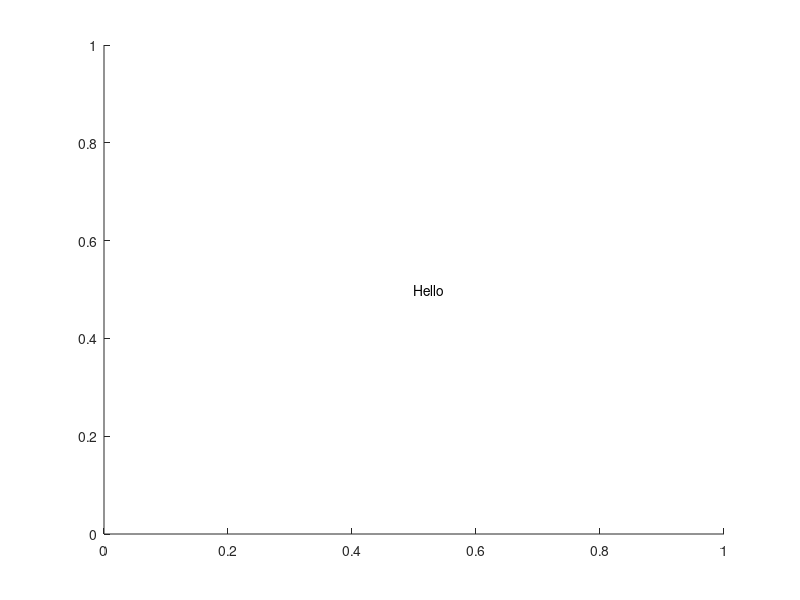

This figure's MATLAB source:
f = figure;
        textH = text(.5, .5, 'Hello');
        set(textH,'Editing','on');
        disp('This prints immediately');
        waitfor(textH,'Editing','off');
        disp('This prints after text editing is complete');
        close(f);